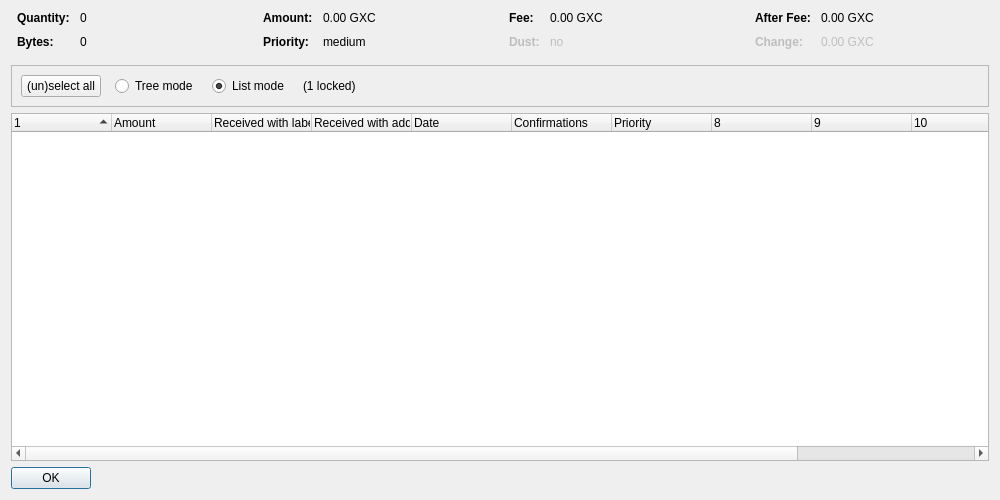
<?xml version="1.0" encoding="UTF-8"?>
<ui version="4.0">
 <class>CoinControlDialog</class>
 <widget class="QDialog" name="CoinControlDialog">
  <property name="geometry">
   <rect>
    <x>0</x>
    <y>0</y>
    <width>1000</width>
    <height>500</height>
   </rect>
  </property>
  <property name="windowTitle">
   <string>Coin Selection</string>
  </property>
  <layout class="QVBoxLayout" name="verticalLayout">
   <item>
    <layout class="QHBoxLayout" name="horizontalLayoutTop" stretch="0,0,0,0">
     <property name="topMargin">
      <number>0</number>
     </property>
     <property name="bottomMargin">
      <number>10</number>
     </property>
     <item>
      <layout class="QFormLayout" name="formLayoutCoinControl1">
       <property name="horizontalSpacing">
        <number>10</number>
       </property>
       <property name="verticalSpacing">
        <number>10</number>
       </property>
       <property name="leftMargin">
        <number>6</number>
       </property>
       <property name="rightMargin">
        <number>6</number>
       </property>
       <item row="0" column="0">
        <widget class="QLabel" name="labelCoinControlQuantityText">
         <property name="font">
          <font>
           <weight>75</weight>
           <bold>true</bold>
          </font>
         </property>
         <property name="text">
          <string>Quantity:</string>
         </property>
        </widget>
       </item>
       <item row="0" column="1">
        <widget class="QLabel" name="labelCoinControlQuantity">
         <property name="cursor">
          <cursorShape>IBeamCursor</cursorShape>
         </property>
         <property name="contextMenuPolicy">
          <enum>Qt::ActionsContextMenu</enum>
         </property>
         <property name="text">
          <string notr="true">0</string>
         </property>
         <property name="textInteractionFlags">
          <set>Qt::LinksAccessibleByMouse|Qt::TextSelectableByKeyboard|Qt::TextSelectableByMouse</set>
         </property>
        </widget>
       </item>
       <item row="1" column="0">
        <widget class="QLabel" name="labelCoinControlBytesText">
         <property name="font">
          <font>
           <weight>75</weight>
           <bold>true</bold>
          </font>
         </property>
         <property name="text">
          <string>Bytes:</string>
         </property>
        </widget>
       </item>
       <item row="1" column="1">
        <widget class="QLabel" name="labelCoinControlBytes">
         <property name="cursor">
          <cursorShape>IBeamCursor</cursorShape>
         </property>
         <property name="contextMenuPolicy">
          <enum>Qt::ActionsContextMenu</enum>
         </property>
         <property name="text">
          <string notr="true">0</string>
         </property>
         <property name="textInteractionFlags">
          <set>Qt::LinksAccessibleByMouse|Qt::TextSelectableByKeyboard|Qt::TextSelectableByMouse</set>
         </property>
        </widget>
       </item>
      </layout>
     </item>
     <item>
      <layout class="QFormLayout" name="formLayoutCoinControl2">
       <property name="horizontalSpacing">
        <number>10</number>
       </property>
       <property name="verticalSpacing">
        <number>10</number>
       </property>
       <property name="leftMargin">
        <number>6</number>
       </property>
       <property name="rightMargin">
        <number>6</number>
       </property>
       <item row="0" column="0">
        <widget class="QLabel" name="labelCoinControlAmountText">
         <property name="font">
          <font>
           <weight>75</weight>
           <bold>true</bold>
          </font>
         </property>
         <property name="text">
          <string>Amount:</string>
         </property>
        </widget>
       </item>
       <item row="0" column="1">
        <widget class="QLabel" name="labelCoinControlAmount">
         <property name="cursor">
          <cursorShape>IBeamCursor</cursorShape>
         </property>
         <property name="contextMenuPolicy">
          <enum>Qt::ActionsContextMenu</enum>
         </property>
         <property name="text">
          <string notr="true">0.00 GXC</string>
         </property>
         <property name="textInteractionFlags">
          <set>Qt::LinksAccessibleByMouse|Qt::TextSelectableByKeyboard|Qt::TextSelectableByMouse</set>
         </property>
        </widget>
       </item>
       <item row="1" column="0">
        <widget class="QLabel" name="labelCoinControlPriorityText">
         <property name="font">
          <font>
           <weight>75</weight>
           <bold>true</bold>
          </font>
         </property>
         <property name="text">
          <string>Priority:</string>
         </property>
        </widget>
       </item>
       <item row="1" column="1">
        <widget class="QLabel" name="labelCoinControlPriority">
         <property name="cursor">
          <cursorShape>IBeamCursor</cursorShape>
         </property>
         <property name="contextMenuPolicy">
          <enum>Qt::ActionsContextMenu</enum>
         </property>
         <property name="text">
          <string notr="true">medium</string>
         </property>
         <property name="textInteractionFlags">
          <set>Qt::LinksAccessibleByMouse|Qt::TextSelectableByKeyboard|Qt::TextSelectableByMouse</set>
         </property>
        </widget>
       </item>
      </layout>
     </item>
     <item>
      <layout class="QFormLayout" name="formLayoutCoinControl3">
       <property name="horizontalSpacing">
        <number>10</number>
       </property>
       <property name="verticalSpacing">
        <number>10</number>
       </property>
       <property name="leftMargin">
        <number>6</number>
       </property>
       <property name="rightMargin">
        <number>6</number>
       </property>
       <item row="0" column="0">
        <widget class="QLabel" name="labelCoinControlFeeText">
         <property name="font">
          <font>
           <weight>75</weight>
           <bold>true</bold>
          </font>
         </property>
         <property name="text">
          <string>Fee:</string>
         </property>
        </widget>
       </item>
       <item row="0" column="1">
        <widget class="QLabel" name="labelCoinControlFee">
         <property name="cursor">
          <cursorShape>IBeamCursor</cursorShape>
         </property>
         <property name="contextMenuPolicy">
          <enum>Qt::ActionsContextMenu</enum>
         </property>
         <property name="text">
          <string notr="true">0.00 GXC</string>
         </property>
         <property name="textInteractionFlags">
          <set>Qt::LinksAccessibleByMouse|Qt::TextSelectableByKeyboard|Qt::TextSelectableByMouse</set>
         </property>
        </widget>
       </item>
       <item row="1" column="0">
        <widget class="QLabel" name="labelCoinControlLowOutputText">
         <property name="enabled">
          <bool>false</bool>
         </property>
         <property name="font">
          <font>
           <weight>75</weight>
           <bold>true</bold>
          </font>
         </property>
         <property name="text">
          <string>Dust:</string>
         </property>
        </widget>
       </item>
       <item row="1" column="1">
        <widget class="QLabel" name="labelCoinControlLowOutput">
         <property name="enabled">
          <bool>false</bool>
         </property>
         <property name="cursor">
          <cursorShape>IBeamCursor</cursorShape>
         </property>
         <property name="contextMenuPolicy">
          <enum>Qt::ActionsContextMenu</enum>
         </property>
         <property name="text">
          <string notr="true">no</string>
         </property>
         <property name="textInteractionFlags">
          <set>Qt::LinksAccessibleByMouse|Qt::TextSelectableByKeyboard|Qt::TextSelectableByMouse</set>
         </property>
        </widget>
       </item>
      </layout>
     </item>
     <item>
      <layout class="QFormLayout" name="formLayoutCoinControl4">
       <property name="horizontalSpacing">
        <number>10</number>
       </property>
       <property name="verticalSpacing">
        <number>10</number>
       </property>
       <property name="leftMargin">
        <number>6</number>
       </property>
       <property name="rightMargin">
        <number>6</number>
       </property>
       <item row="0" column="0">
        <widget class="QLabel" name="labelCoinControlAfterFeeText">
         <property name="font">
          <font>
           <weight>75</weight>
           <bold>true</bold>
          </font>
         </property>
         <property name="text">
          <string>After Fee:</string>
         </property>
        </widget>
       </item>
       <item row="0" column="1">
        <widget class="QLabel" name="labelCoinControlAfterFee">
         <property name="cursor">
          <cursorShape>IBeamCursor</cursorShape>
         </property>
         <property name="contextMenuPolicy">
          <enum>Qt::ActionsContextMenu</enum>
         </property>
         <property name="text">
          <string notr="true">0.00 GXC</string>
         </property>
         <property name="textInteractionFlags">
          <set>Qt::LinksAccessibleByMouse|Qt::TextSelectableByKeyboard|Qt::TextSelectableByMouse</set>
         </property>
        </widget>
       </item>
       <item row="1" column="0">
        <widget class="QLabel" name="labelCoinControlChangeText">
         <property name="enabled">
          <bool>false</bool>
         </property>
         <property name="font">
          <font>
           <weight>75</weight>
           <bold>true</bold>
          </font>
         </property>
         <property name="text">
          <string>Change:</string>
         </property>
        </widget>
       </item>
       <item row="1" column="1">
        <widget class="QLabel" name="labelCoinControlChange">
         <property name="enabled">
          <bool>false</bool>
         </property>
         <property name="cursor">
          <cursorShape>IBeamCursor</cursorShape>
         </property>
         <property name="contextMenuPolicy">
          <enum>Qt::ActionsContextMenu</enum>
         </property>
         <property name="text">
          <string notr="true">0.00 GXC</string>
         </property>
         <property name="textInteractionFlags">
          <set>Qt::LinksAccessibleByMouse|Qt::TextSelectableByKeyboard|Qt::TextSelectableByMouse</set>
         </property>
        </widget>
       </item>
      </layout>
     </item>
    </layout>
   </item>
   <item>
    <widget class="QFrame" name="frame">
     <property name="minimumSize">
      <size>
       <width>0</width>
       <height>40</height>
      </size>
     </property>
     <property name="frameShape">
      <enum>QFrame::StyledPanel</enum>
     </property>
     <property name="frameShadow">
      <enum>QFrame::Sunken</enum>
     </property>
     <layout class="QHBoxLayout" name="horizontalLayout">
      <item>
       <layout class="QHBoxLayout" name="horizontalLayoutPanel" stretch="0,0,0,0,0">
        <property name="spacing">
         <number>14</number>
        </property>
        <item>
         <widget class="QPushButton" name="pushButtonSelectAll">
          <property name="sizePolicy">
           <sizepolicy hsizetype="Maximum" vsizetype="Fixed">
            <horstretch>0</horstretch>
            <verstretch>0</verstretch>
           </sizepolicy>
          </property>
          <property name="text">
           <string>(un)select all</string>
          </property>
          <property name="autoDefault">
           <bool>false</bool>
          </property>
         </widget>
        </item>
        <item>
         <widget class="QRadioButton" name="radioTreeMode">
          <property name="sizePolicy">
           <sizepolicy hsizetype="Maximum" vsizetype="Fixed">
            <horstretch>0</horstretch>
            <verstretch>0</verstretch>
           </sizepolicy>
          </property>
          <property name="text">
           <string>Tree mode</string>
          </property>
         </widget>
        </item>
        <item>
         <widget class="QRadioButton" name="radioListMode">
          <property name="sizePolicy">
           <sizepolicy hsizetype="Maximum" vsizetype="Fixed">
            <horstretch>0</horstretch>
            <verstretch>0</verstretch>
           </sizepolicy>
          </property>
          <property name="text">
           <string>List mode</string>
          </property>
          <property name="checked">
           <bool>true</bool>
          </property>
         </widget>
        </item>
        <item>
         <widget class="QLabel" name="labelLocked">
          <property name="text">
           <string notr="true">(1 locked)</string>
          </property>
         </widget>
        </item>
        <item>
         <spacer name="horizontalSpacer">
          <property name="orientation">
           <enum>Qt::Horizontal</enum>
          </property>
          <property name="sizeHint" stdset="0">
           <size>
            <width>40</width>
            <height>20</height>
           </size>
          </property>
         </spacer>
        </item>
       </layout>
      </item>
     </layout>
    </widget>
   </item>
   <item>
    <widget class="CoinControlTreeWidget" name="treeWidget">
     <property name="contextMenuPolicy">
      <enum>Qt::CustomContextMenu</enum>
     </property>
     <property name="sortingEnabled">
      <bool>false</bool>
     </property>
     <property name="columnCount">
      <number>12</number>
     </property>
     <attribute name="headerShowSortIndicator" stdset="0">
      <bool>true</bool>
     </attribute>
     <attribute name="headerStretchLastSection">
      <bool>false</bool>
     </attribute>
     <column>
      <property name="text">
       <string/>
      </property>
     </column>
     <column>
      <property name="text">
       <string>Amount</string>
      </property>
     </column>
     <column>
      <property name="text">
       <string>Received with label</string>
      </property>
     </column>
     <column>
      <property name="text">
       <string>Received with address</string>
      </property>
     </column>
     <column>
      <property name="text">
       <string>Date</string>
      </property>
     </column>
     <column>
      <property name="text">
       <string>Confirmations</string>
      </property>
      <property name="toolTip">
       <string>Confirmed</string>
      </property>
     </column>
     <column>
      <property name="text">
       <string>Priority</string>
      </property>
     </column>
     <column>
      <property name="text">
       <string/>
      </property>
     </column>
     <column>
      <property name="text">
       <string/>
      </property>
     </column>
     <column>
      <property name="text">
       <string/>
      </property>
     </column>
     <column>
      <property name="text">
       <string/>
      </property>
     </column>
     <column>
      <property name="text">
       <string/>
      </property>
     </column>
    </widget>
   </item>
   <item>
    <widget class="QDialogButtonBox" name="buttonBox">
     <property name="sizePolicy">
      <sizepolicy hsizetype="Maximum" vsizetype="Fixed">
       <horstretch>0</horstretch>
       <verstretch>0</verstretch>
      </sizepolicy>
     </property>
     <property name="orientation">
      <enum>Qt::Horizontal</enum>
     </property>
     <property name="standardButtons">
      <set>QDialogButtonBox::Ok</set>
     </property>
    </widget>
   </item>
  </layout>
 </widget>
 <customwidgets>
  <customwidget>
   <class>CoinControlTreeWidget</class>
   <extends>QTreeWidget</extends>
   <header>coincontroltreewidget.h</header>
  </customwidget>
 </customwidgets>
 <resources/>
 <connections/>
</ui>
